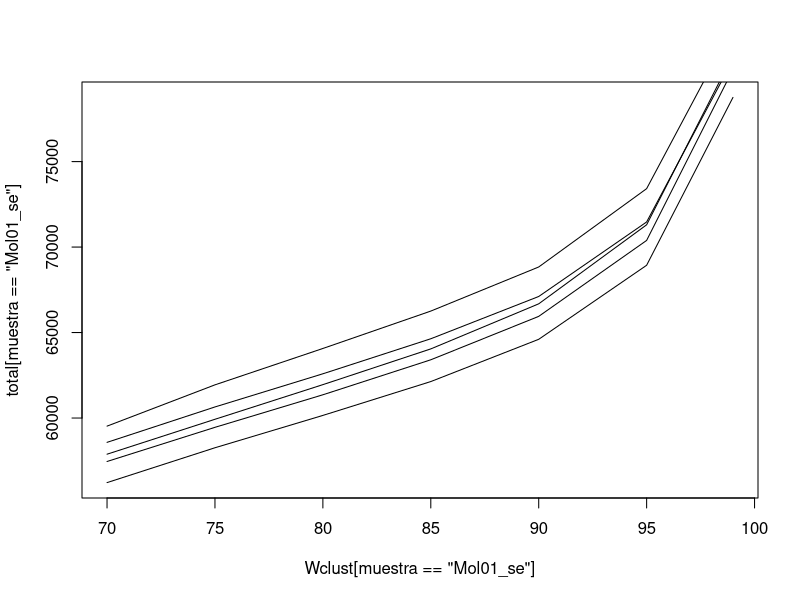

R code for this plot:
clusters <- read.table('summary_clust.txt', header=TRUE)
attach(clusters)

png(filename='molestus_clusters.png')

plot(Wclust[muestra == 'Mol01_se'], total[muestra == 'Mol01_se'], type='l')
lines(Wclust[muestra == 'Mol02_se'], total[muestra == 'Mol02_se'])
lines(Wclust[muestra == 'Mol03_se'], total[muestra == 'Mol03_se'])
lines(Wclust[muestra == 'Mol04_se'], total[muestra == 'Mol04_se'])
lines(Wclust[muestra == 'Mol05_se'], total[muestra == 'Mol05_se'])

dev.off()
